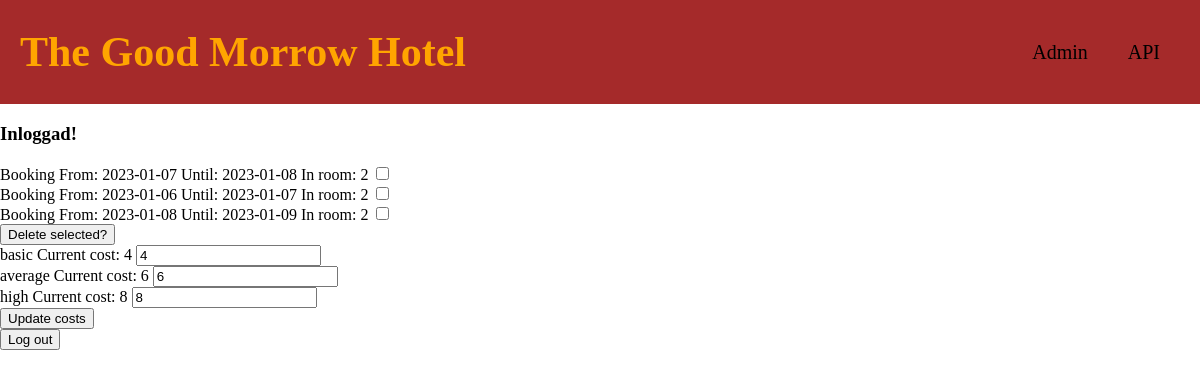
/admin.php (signed in), run on an earlier commit of the app's database.
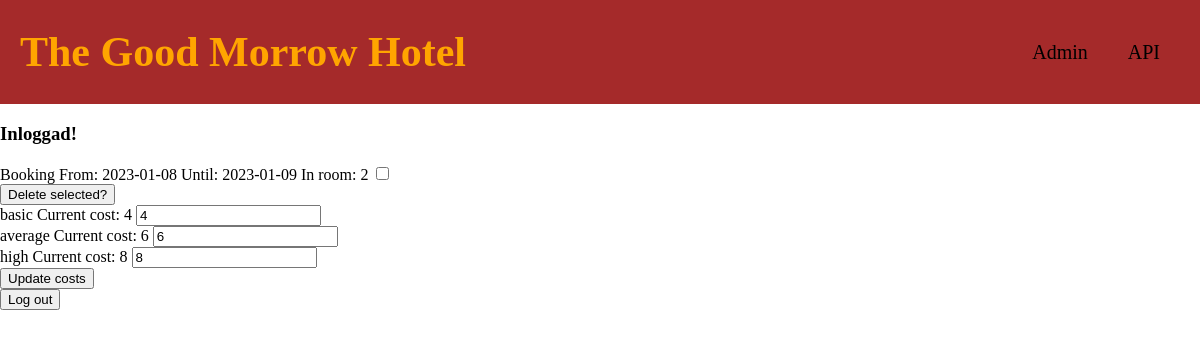
And on a later commit of the database.
### tables this page shows
CREATE TABLE bookings (
    id INTEGER primary key AUTOINCREMENT,
    room_number INTEGER,
    arrival_date DATE,
    departure_date DATE,
    name VARCHAR(30),
    comment VARCHAR(100)
    );

### code/hotelVariables.php (called while the page is built, shortened)
<?php
$adress = "http://www.garagehider.com/good-morrow";
$data = json_decode(file_get_contents(__DIR__ . "/hotelVariables.txt"), true);
$rooms = $data["rooms"];

### admin.php (the view, shortened to what this page needs)
<?php
require "code/hotelFunctions.php";
require "code/hotelVariables.php";
$loggedIn = false;
if (isset($_SESSION["loggedIn"]) === true) $loggedIn = true;
if ($loggedIn === true) {
    $db = connect("hotels.db");
}
if ($loggedIn === true) {
    $statement = $db->prepare("SELECT * FROM bookings");
    $statement->execute();
    $bookings = $statement->fetchAll(PDO::FETCH_ASSOC);
}
?>
<!DOCTYPE html>
<html lang="en">
<head>
    <link rel="stylesheet" href="css/header.css">
    <link rel="stylesheet" href="css/style.css">
</head>
<body>
    <?php require "./header.php"; ?>
    <?php if ($loggedIn != true) : ?>
        <form method="post" action="">
            <label for="user">User</label>
            <input type="text" name="user">
            <label for="apiKey">API Key</label>
            <input type="text" name="apiKey">
            <button type="submit">Login</button>
        </form>
    <?php else : ?>
        <form method="post" action="">
            <h3>Inloggad!</h3>
            <?php $i = 0;
            foreach ($bookings as $booking) : $i++; ?>
                <label for="booking">Booking From: <?= $booking["arrival_date"] ?> Until: <?= $booking["departure_date"] ?> In room: <?= $booking["room_number"] ?></label>
                <input type="checkbox" name="<?= $booking['id'] ?>" value="delete">
                <br>
            <?php endforeach;
            if ($i > 0) : ?>
                <button type="submit">Delete selected?</button>
            <?php endif ?>
        </form>
        <form method="post" action="">
            <?php foreach ($rooms as $roomType => $room) : ?>
                <?= $roomType ?> Current cost: <?= $room["cost"] ?>
                <input type="number" name="<?= $roomType ?>NewCost" value=<?= $room["cost"] ?>>
                <br>
            <?php endforeach ?>
            <button type="submit">Update costs</button>
        </form>
        <form method="post" action="">
            <button type="submit" name="logOut" value="logOut">Log out</button>
        </form>
    <?php endif ?>
</body>
</html>

### header.php
<header>
    <a href="<?= $adress ?>">
        <h1>The Good Morrow Hotel</h1>
    </a>
    <nav>
        <a href="<?= $adress ?>/admin.php ">Admin</a>
        <a href="<?= $adress ?>/api/bookings.php ">API</a>
    </nav>
</header>

### css/header.css (style rules this page uses)
a { all: unset; }
header { display: flex; justify-content: space-between; background-color: brown; align-items: center; }
h1 { margin-left: 20px; font-size: 42px; color: orange; }
nav { display: flex; margin-right: 20px; }
nav a { margin: 20px; font-size: 20px; }

### css/style.css (style rules this page uses)
body { margin: 0; }
* { box-sizing: border-box; }

What changed in the data, as far as the page shows it:
removed bookings: arrival_date "2023-01-07", departure_date "2023-01-08", room_number "2"
removed bookings: arrival_date "2023-01-06", departure_date "2023-01-07", room_number "2"
